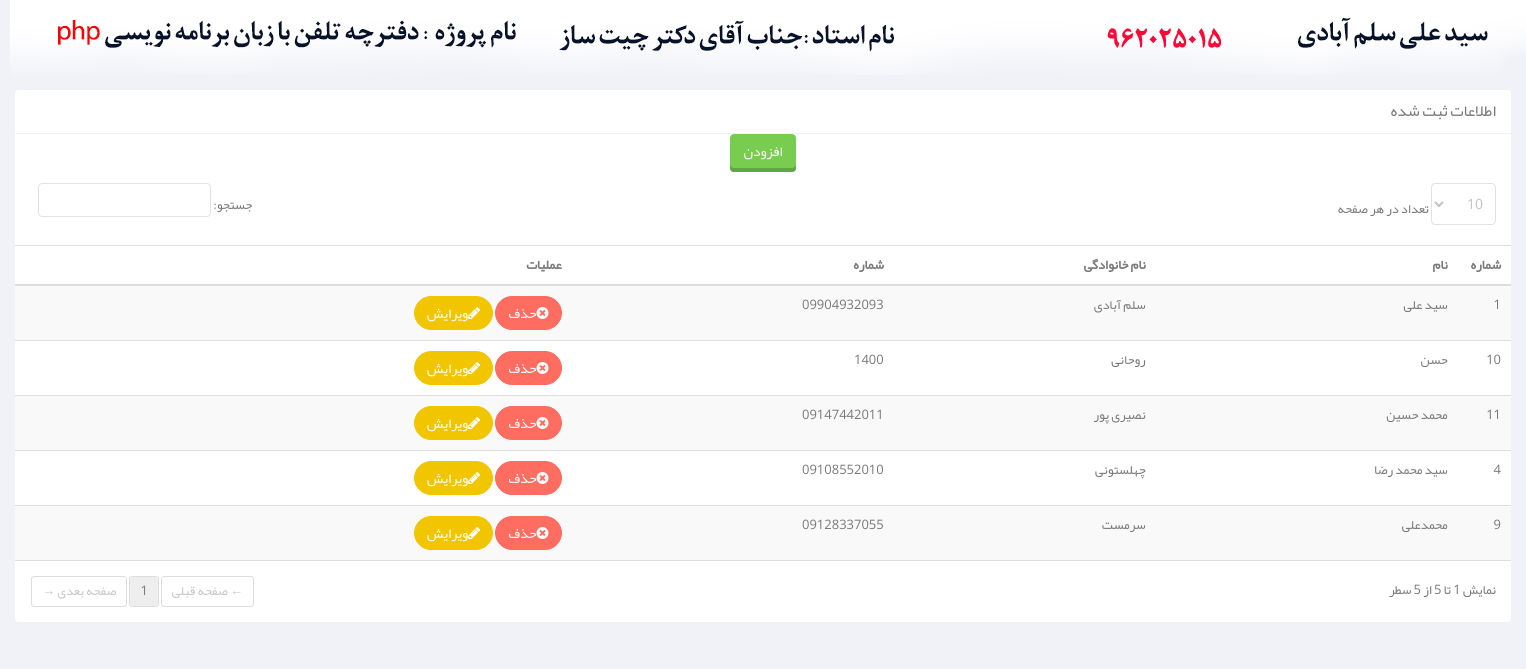
The page / on the database its author committed.
### tables this page shows
CREATE TABLE IF NOT EXISTS `users` (
  `id` int(11) NOT NULL AUTO_INCREMENT,
  `name` varchar(254) NOT NULL,
  `lname` varchar(254) NOT NULL,
  `number` varchar(254) NOT NULL,
  PRIMARY KEY (`id`)
);

### index.php (the view, shortened to what this page needs)
<?php
include "core/config.php";
?>
<!DOCTYPE html>
<html lang="fa">
<head>
    <link href="css/bootstrap.min.css" rel="stylesheet">
    <link href="css/bootstrap-reset.css" rel="stylesheet">
    <link href="assets/font-awesome/css/font-awesome.css" rel="stylesheet" />
    <link href="css/style.css" rel="stylesheet">
    <link href="css/style-responsive.css" rel="stylesheet" />
</head>
<body>
<img src="img/header.png">
    <section id="container" class="">
        <section id="main-content">
            <section class="wrapper">
            <div class="row">
                <div class="col-lg-12">
                    <section class="panel">
                        <header class="panel-heading">
                          اطلاعات ثبت شده
                        </header>
                            <table class="table table-striped border-top" id="sample_1">
                                <thead>
                                <center>
                                    <a class="btn btn-shadow btn-success" data-toggle="modal" href="#myModal2">افزودن
                                    </a>
                                </center>
                                <tr>
                                    <th style="width: 8px;">شماره</th>
                                    <th class="hidden-phone">نام </th>
                                    <th class="hidden-phone">نام خانوادگی</th>
                                    <th class="hidden-phone"> شماره</th>
                                    <th class="hidden-phone">عملیات</th>
                                </tr>
                                </thead>
                                <tbody>
                                <?php
								$s="SELECT * FROM `users` ORDER BY `id` DESC";
								$rmsb=$connect->query($s);
                                while($rowsha=$rmsb->fetch(PDO::FETCH_ASSOC)){
                                ?>
                                <tr class="odd gradeX">
                                    <td>
                                        <?=$rowsha['id'];?>
                                    </td>
                                    <td><?=$rowsha['name'];?></td>
                                    <td><?=$rowsha['lname'];?></td>
                                    <td class="hidden-phone"><?=$rowsha['number'];?></td>
                                    <td class="hidden-phone">
                                        <a  href="?del_id=<?=$rowsha['id'];?>"> <button type="button" class="btn btn-round btn-danger"><i class="icon-remove-sign"></i>حذف</button></a>
                                        <a href="edit.php?edit_id=<?=$rowsha['id'];?>" data-toggle="modal"> <button type="button" class="btn btn-round btn-warning edit"><i class="icon-pencil" ></i>ویرایش</button></a>
                                    </td>
                                </tr>
                                <?php
								}
									?>
                                </tbody>
                            </table>
                    </section>
                </div>
        </section>
    </section>
    </section>
</body>
</html>

### css/style.css (style rules this page uses)
body { color: #797979; background: #f1f2f7; font-family: yekan,'Open Sans', sans-serif; padding: 0px !important; margin: 0px !important; font-size:13px; }
a, a:hover, a:focus { text-decoration: none; outline: none; }
#container { width: 100%; height: 100%; }
#main-content { margin-right: 0px; }
.wrapper { display: inline-block; margin-top: 60px; padding: 15px; width: 100%; }
.border-top { border-top: 1px solid #ddd; }
.dataTable tr:last-child { border-bottom: 1px solid #ddd; }
body { direction:rtl; }

### index.php (style rules this page uses)
.wrapper { margin: 0 !important; }

### rows shown on the page
users: id "11", name "محمد حسین", lname "نصیری پور", number "09147442011"
users: id "10", name "حسن", lname "روحانی", number "1400"
users: id "9", name "محمدعلی", lname "سرمست", number "09128337055"
users: id "4", name "سید محمد رضا", lname "چهلستونی", number "09108552010"
users: id "1", name "سید علی", lname "سلم آبادی", number "09904932093"
